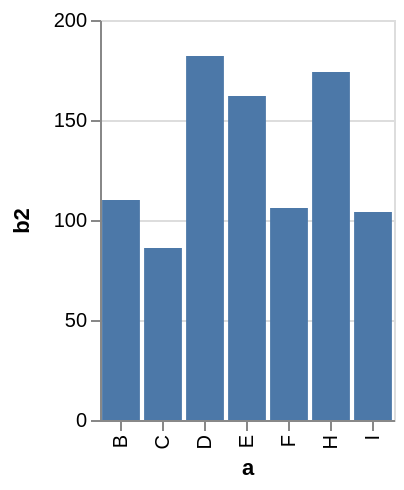

Express this chart as Vega-Lite.
### Vega specification from a JSON file in a GitHub repository (floating-point values rounded to 4 significant figures)
{"$schema": "https://vega.github.io/schema/vega/v4.json", "description": "A simple bar chart with embedded data that uses a filter and calculate.", "autosize": "pad", "padding": 5, "height": 200, "style": "cell", "data": [{"name": "source_0", "values": [{"a": "A", "b": 28}, {"a": "B", "b": 55}, {"a": "C", "b": 43}, {"a": "G", "b": 19}, {"a": "H", "b": 87}, {"a": "I", "b": 52}, {"a": "D", "b": 91}, {"a": "E", "b": 81}, {"a": "F", "b": 53}]}, {"name": "data_0", "source": "source_0", "transform": [{"type": "formula", "expr": "2*datum.b", "as": "b2"}, {"type": "filter", "expr": "datum.b2 > 60"}, {"type": "filter", "expr": "datum[\"b2\"] !== null && !isNaN(datum[\"b2\"])"}]}], "signals": [{"name": "x_step", "value": 21}, {"name": "width", "update": "bandspace(domain('x').length, 0.1, 0.05) * x_step"}], "marks": [{"name": "marks", "type": "rect", "style": ["bar"], "from": {"data": "data_0"}, "encode": {"update": {"fill": {"value": "#4c78a8"}, "tooltip": {"signal": "{\"a\": ''+datum[\"a\"], \"b2\": format(datum[\"b2\"], \"\")}"}, "x": {"scale": "x", "field": "a"}, "width": {"scale": "x", "band": true}, "y": {"scale": "y", "field": "b2"}, "y2": {"scale": "y", "value": 0}}}}], "scales": [{"name": "x", "type": "band", "domain": {"data": "data_0", "field": "a", "sort": true}, "range": {"step": {"signal": "x_step"}}, "paddingInner": 0.1, "paddingOuter": 0.05}, {"name": "y", "type": "linear", "domain": {"data": "data_0", "field": "b2"}, "range": [{"signal": "height"}, 0], "nice": true, "zero": true}], "axes": [{"scale": "x", "orient": "bottom", "grid": false, "title": "a", "labelAlign": "right", "labelAngle": 270, "labelBaseline": "middle", "labelOverlap": true, "zindex": 1}, {"scale": "y", "orient": "left", "grid": false, "title": "b2", "labelOverlap": true, "tickCount": {"signal": "ceil(height/40)"}, "zindex": 1}, {"scale": "y", "orient": "left", "grid": true, "gridScale": "x", "tickCount": {"signal": "ceil(height/40)"}, "domain": false, "labels": false, "maxExtent": 0, "minExtent": 0, "ticks": false, "zindex": 0}], "config": {"axisY": {"minExtent": 30}}}
